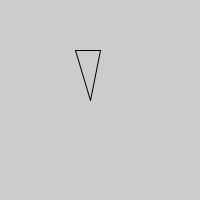
Frame 1 (no input)
Frame 60 (the mouse pressed at the canvas centre just before this capture): identical to frame 1, image omitted
Frame 120 (the mouse held since frame 60 and released just before this capture): identical to frame 1, image omitted

The Processing sketch that drew this single still picture (run headless with seeded random() and noise(); from frame 60 on, the mouse is pressed at the canvas centre):

// Processing sketch: H9_8
// ── H9_8.pde
void setup()
{
  size(200,200);
   DrawTriangle( 100, 50, 75, 50, 90, 100);
}

void draw()
{
  
}
void DrawTriangle(int x1, int y1, int x2, int y2, int x3, int y3) {
  
  line(x1,y1,x2,y2);
  line(x1,y1,x3,y3);
  line(x2,y1,x3,y3);
}
